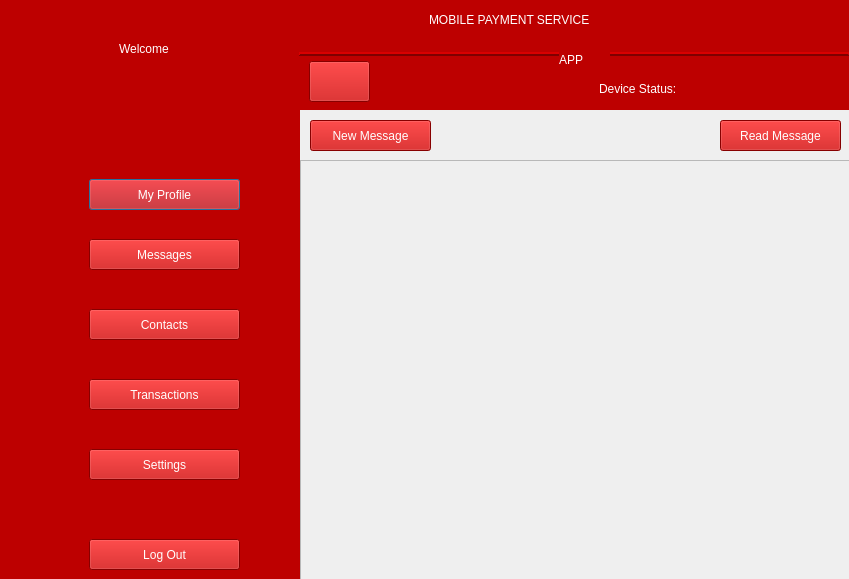
<?xml version="1.0" encoding="UTF-8"?>
<ui version="4.0">
 <class>Dialog</class>
 <widget class="QDialog" name="Dialog">
  <property name="geometry">
   <rect>
    <x>0</x>
    <y>0</y>
    <width>849</width>
    <height>579</height>
   </rect>
  </property>
  <property name="windowTitle">
   <string>Dialog</string>
  </property>
  <property name="styleSheet">
   <string notr="true"/>
  </property>
  <widget class="QWidget" name="widget" native="true">
   <property name="geometry">
    <rect>
     <x>-1</x>
     <y>-1</y>
     <width>301</width>
     <height>581</height>
    </rect>
   </property>
   <property name="styleSheet">
    <string notr="true">background-color: rgb(189, 0, 0);
color: rgb(255, 255, 255);</string>
   </property>
   <widget class="QLabel" name="label">
    <property name="geometry">
     <rect>
      <x>120</x>
      <y>40</y>
      <width>81</width>
      <height>20</height>
     </rect>
    </property>
    <property name="styleSheet">
     <string notr="true">font: 75 14pt &quot;MS Shell Dlg 2&quot;;</string>
    </property>
    <property name="text">
     <string>Welcome</string>
    </property>
   </widget>
   <widget class="QLabel" name="nmm">
    <property name="geometry">
     <rect>
      <x>60</x>
      <y>70</y>
      <width>201</width>
      <height>20</height>
     </rect>
    </property>
    <property name="styleSheet">
     <string notr="true">font: 75 13pt &quot;MS Shell Dlg 2&quot;;</string>
    </property>
    <property name="text">
     <string/>
    </property>
    <property name="alignment">
     <set>Qt::AlignCenter</set>
    </property>
   </widget>
   <widget class="QLabel" name="pnmm">
    <property name="geometry">
     <rect>
      <x>100</x>
      <y>110</y>
      <width>131</width>
      <height>20</height>
     </rect>
    </property>
    <property name="styleSheet">
     <string notr="true">font: 75 13pt &quot;MS Shell Dlg 2&quot;;</string>
    </property>
    <property name="text">
     <string/>
    </property>
    <property name="alignment">
     <set>Qt::AlignCenter</set>
    </property>
   </widget>
   <widget class="QLabel" name="label_4">
    <property name="geometry">
     <rect>
      <x>20</x>
      <y>170</y>
      <width>51</width>
      <height>41</height>
     </rect>
    </property>
    <property name="text">
     <string/>
    </property>
    <property name="pixmap">
     <pixmap>ICONS/icons8-user-menu-male-48.png</pixmap>
    </property>
   </widget>
   <widget class="QLabel" name="label_5">
    <property name="geometry">
     <rect>
      <x>20</x>
      <y>230</y>
      <width>51</width>
      <height>41</height>
     </rect>
    </property>
    <property name="text">
     <string/>
    </property>
    <property name="pixmap">
     <pixmap>ICONS/icons8-group-message-48.png</pixmap>
    </property>
   </widget>
   <widget class="QLabel" name="label_11">
    <property name="geometry">
     <rect>
      <x>20</x>
      <y>370</y>
      <width>51</width>
      <height>41</height>
     </rect>
    </property>
    <property name="text">
     <string/>
    </property>
    <property name="pixmap">
     <pixmap>ICONS/icons8-euro-money-48.png</pixmap>
    </property>
   </widget>
   <widget class="QLabel" name="label_12">
    <property name="geometry">
     <rect>
      <x>20</x>
      <y>300</y>
      <width>51</width>
      <height>41</height>
     </rect>
    </property>
    <property name="text">
     <string/>
    </property>
    <property name="pixmap">
     <pixmap>ICONS/icons8-address-book-2-48.png</pixmap>
    </property>
   </widget>
   <widget class="QLabel" name="label_13">
    <property name="geometry">
     <rect>
      <x>20</x>
      <y>440</y>
      <width>51</width>
      <height>41</height>
     </rect>
    </property>
    <property name="text">
     <string/>
    </property>
    <property name="pixmap">
     <pixmap>ICONS/icons8-gear-48.png</pixmap>
    </property>
   </widget>
   <widget class="QLabel" name="label_14">
    <property name="geometry">
     <rect>
      <x>20</x>
      <y>530</y>
      <width>51</width>
      <height>41</height>
     </rect>
    </property>
    <property name="text">
     <string/>
    </property>
    <property name="pixmap">
     <pixmap>ICONS/icons8-open-pane-48.png</pixmap>
    </property>
   </widget>
   <widget class="QPushButton" name="pushButton_2">
    <property name="geometry">
     <rect>
      <x>90</x>
      <y>180</y>
      <width>151</width>
      <height>31</height>
     </rect>
    </property>
    <property name="styleSheet">
     <string notr="true">font: 75 10pt &quot;Arial&quot;;</string>
    </property>
    <property name="text">
     <string>My Profile</string>
    </property>
   </widget>
   <widget class="QPushButton" name="messages">
    <property name="geometry">
     <rect>
      <x>90</x>
      <y>240</y>
      <width>151</width>
      <height>31</height>
     </rect>
    </property>
    <property name="styleSheet">
     <string notr="true">font: 75 10pt &quot;Arial&quot;;</string>
    </property>
    <property name="text">
     <string>Messages</string>
    </property>
   </widget>
   <widget class="QPushButton" name="pushButton_4">
    <property name="geometry">
     <rect>
      <x>90</x>
      <y>310</y>
      <width>151</width>
      <height>31</height>
     </rect>
    </property>
    <property name="styleSheet">
     <string notr="true">font: 75 10pt &quot;Arial&quot;;</string>
    </property>
    <property name="text">
     <string>Contacts</string>
    </property>
   </widget>
   <widget class="QPushButton" name="transaction">
    <property name="geometry">
     <rect>
      <x>90</x>
      <y>380</y>
      <width>151</width>
      <height>31</height>
     </rect>
    </property>
    <property name="styleSheet">
     <string notr="true">font: 75 10pt &quot;Arial&quot;;</string>
    </property>
    <property name="text">
     <string>Transactions</string>
    </property>
   </widget>
   <widget class="QPushButton" name="pushButton_6">
    <property name="geometry">
     <rect>
      <x>90</x>
      <y>450</y>
      <width>151</width>
      <height>31</height>
     </rect>
    </property>
    <property name="styleSheet">
     <string notr="true">font: 75 10pt &quot;Arial&quot;;</string>
    </property>
    <property name="text">
     <string>Settings</string>
    </property>
   </widget>
   <widget class="QPushButton" name="lgo">
    <property name="geometry">
     <rect>
      <x>90</x>
      <y>540</y>
      <width>151</width>
      <height>31</height>
     </rect>
    </property>
    <property name="styleSheet">
     <string notr="true">font: 75 10pt &quot;Arial&quot;;</string>
    </property>
    <property name="text">
     <string>Log Out</string>
    </property>
   </widget>
  </widget>
  <widget class="QFrame" name="frame">
   <property name="geometry">
    <rect>
     <x>299</x>
     <y>-1</y>
     <width>551</width>
     <height>111</height>
    </rect>
   </property>
   <property name="styleSheet">
    <string notr="true">background-color: rgb(189, 0, 0);
color: rgb(255, 255, 255);</string>
   </property>
   <property name="frameShape">
    <enum>QFrame::HLine</enum>
   </property>
   <property name="frameShadow">
    <enum>QFrame::Raised</enum>
   </property>
   <property name="lineWidth">
    <number>2</number>
   </property>
   <property name="midLineWidth">
    <number>0</number>
   </property>
   <widget class="QLabel" name="label_16">
    <property name="geometry">
     <rect>
      <x>260</x>
      <y>50</y>
      <width>51</width>
      <height>21</height>
     </rect>
    </property>
    <property name="styleSheet">
     <string notr="true">font: 75 18pt &quot;MS Shell Dlg 2&quot;;</string>
    </property>
    <property name="text">
     <string>APP</string>
    </property>
   </widget>
   <widget class="QLabel" name="label_15">
    <property name="geometry">
     <rect>
      <x>130</x>
      <y>10</y>
      <width>301</width>
      <height>21</height>
     </rect>
    </property>
    <property name="styleSheet">
     <string notr="true">font: 75 18pt &quot;MS Shell Dlg 2&quot;;</string>
    </property>
    <property name="text">
     <string>MOBILE PAYMENT SERVICE</string>
    </property>
   </widget>
   <widget class="QPushButton" name="hm">
    <property name="geometry">
     <rect>
      <x>10</x>
      <y>62</y>
      <width>61</width>
      <height>41</height>
     </rect>
    </property>
    <property name="text">
     <string/>
    </property>
    <property name="icon">
     <iconset>
      <normaloff>ICONS/icons8-exterior-48.png</normaloff>ICONS/icons8-exterior-48.png</iconset>
    </property>
    <property name="iconSize">
     <size>
      <width>40</width>
      <height>40</height>
     </size>
    </property>
   </widget>
   <widget class="QLabel" name="st">
    <property name="geometry">
     <rect>
      <x>410</x>
      <y>80</y>
      <width>111</width>
      <height>20</height>
     </rect>
    </property>
    <property name="styleSheet">
     <string notr="true">font: 75 12pt &quot;MS Shell Dlg 2&quot;;</string>
    </property>
    <property name="text">
     <string/>
    </property>
   </widget>
   <widget class="QLabel" name="label_2">
    <property name="geometry">
     <rect>
      <x>300</x>
      <y>80</y>
      <width>101</width>
      <height>20</height>
     </rect>
    </property>
    <property name="styleSheet">
     <string notr="true">font: 75 12pt &quot;MS Shell Dlg 2&quot;;</string>
    </property>
    <property name="text">
     <string>Device Status:</string>
    </property>
   </widget>
   <widget class="QLabel" name="sm">
    <property name="geometry">
     <rect>
      <x>80</x>
      <y>80</y>
      <width>111</width>
      <height>20</height>
     </rect>
    </property>
    <property name="styleSheet">
     <string notr="true">font: 75 11pt &quot;MS Shell Dlg 2&quot;;</string>
    </property>
    <property name="text">
     <string/>
    </property>
   </widget>
   <widget class="QLabel" name="smcd">
    <property name="geometry">
     <rect>
      <x>200</x>
      <y>80</y>
      <width>90</width>
      <height>20</height>
     </rect>
    </property>
    <property name="styleSheet">
     <string notr="true">font: 75 11pt &quot;MS Shell Dlg 2&quot;;</string>
    </property>
    <property name="text">
     <string/>
    </property>
   </widget>
  </widget>
  <widget class="QScrollArea" name="scroll">
   <property name="geometry">
    <rect>
     <x>300</x>
     <y>160</y>
     <width>551</width>
     <height>421</height>
    </rect>
   </property>
   <property name="styleSheet">
    <string notr="true">font: 10pt &quot;Microsoft Sans Serif&quot;;</string>
   </property>
   <property name="widgetResizable">
    <bool>true</bool>
   </property>
   <widget class="QWidget" name="scrollAreaWidgetContents">
    <property name="geometry">
     <rect>
      <x>0</x>
      <y>0</y>
      <width>549</width>
      <height>419</height>
     </rect>
    </property>
   </widget>
  </widget>
  <widget class="QPushButton" name="nw">
   <property name="geometry">
    <rect>
     <x>310</x>
     <y>120</y>
     <width>121</width>
     <height>31</height>
    </rect>
   </property>
   <property name="styleSheet">
    <string notr="true">background-color: rgb(189, 0, 0);
font: 10pt &quot;Microsoft Sans Serif&quot;;
color: rgb(255, 255, 255);</string>
   </property>
   <property name="text">
    <string>New Message</string>
   </property>
  </widget>
  <widget class="QPushButton" name="rd">
   <property name="geometry">
    <rect>
     <x>720</x>
     <y>120</y>
     <width>121</width>
     <height>31</height>
    </rect>
   </property>
   <property name="styleSheet">
    <string notr="true">background-color: rgb(189, 0, 0);
font: 10pt &quot;Microsoft Sans Serif&quot;;
color: rgb(255, 255, 255);</string>
   </property>
   <property name="text">
    <string>Read Message</string>
   </property>
  </widget>
 </widget>
 <resources/>
 <connections/>
</ui>
